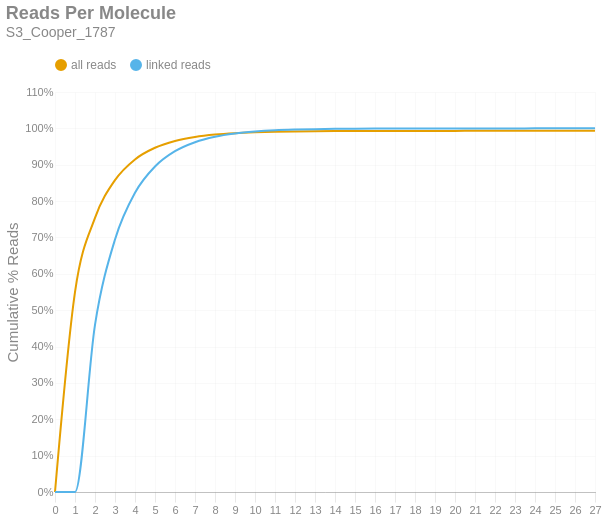

This figure's notebook cell:
### Markdown cell above
### Reads per Molecule
This chart shows the cumulative distribution of the number of reads per linked molecule. That is, how many alignments are associated with a unique molecule. This excludes the number of reads associated with invalid or absent linked-read barcodes. The `linked` histogram is the percentages recalculated when disregarding singletons.

### Code cell
if SKIPLR:
    print_html(f"Skipped")
else:
    counts = np.bincount(valids['reads'].cast(pl.Int64).to_numpy())
    weighted = counts * np.arange(len(counts))
    all_perc = weighted / n_reads
    linked_perc = weighted / n_linked_reads
    linked_perc[1] = 0
    binned_df = pl.DataFrame({
        'readsper': list(range(len(counts))),
        'all reads (cumsum)': np.cumsum(all_perc).tolist(),
        'linked reads (cumsum)': np.cumsum(linked_perc).tolist(),
    })

    with SafeRender(binned_df):
        (
            density_plot(binned_df, 'Reads Per Molecule', samplename, 'readspmol')
            .encode(
                x=alt.X('readsper:O', title=None).axis(labelAngle=0).scale(padding=0),
                y=alt.Y('value:Q', title='Cumulative % Reads').axis(format='%').stack(False),
                color=alt.Color("key:N").scale(domain=["all reads", "linked reads"]),
                tooltip=[
                    alt.Tooltip("key:N", title="Data Type"),
                    alt.Tooltip("readsper:O", title="Reads Per Molecule"),
                    alt.Tooltip("value:Q", format=".2%", title="% Reads (Cum.)")
                ]            
            )
        ).display()

### Figure 1 — Vega-Lite specification as saved in the notebook (floating-point values rounded to 4 significant figures)
{"width": "container", "height": 400, "config": {"title": {"anchor": "start", "dy": -15, "fontSize": 18, "color": "#888888", "subtitleColor": "#888888", "subtitleFontSize": 14}, "arc": {"fill": "#0072B2"}, "axis": {"domainColor": "#888888", "domainWidth": 0.5, "gridWidth": 0.2, "grid": false, "titleFontWeight": 400, "titleFontSize": 15, "labelFontSize": 11, "labelColor": "#888888", "tickColor": "#888888", "tickWidth": 0.2, "titleColor": "#888888"}, "axisBand": {"grid": false}, "axisX": {"grid": true, "tickSize": 10, "domainCap": "round"}, "axisY": {"domain": false, "grid": true, "tickSize": 0, "domainCap": "round"}, "background": "transparent", "header": {"labelFontSize": 15, "labelColor": "#888888", "titleFontSize": 15, "titleFontWeight": 600, "titleColor": "#888888"}, "legend": {"labelFont": "sans-serif", "labelFontSize": 12, "labelColor": "#888888", "symbolSize": 100, "symbolType": "circle", "titleFontSize": 12, "titlePadding": 10, "titleColor": "#888888", "title": null, "orient": "top"}, "range": {"category": ["#E69F00", "#56B4E9", "#009E73", "#F0E442", "#0072B2", "#D55E00", "#CC79A7", "#000000"], "diverging": ["#cfe8f3", "#a2d4ec", "#73bfe2", "#46abdb", "#1696d2", "#12719e"]}, "area": {"fill": "#0072B2", "fillOpacity": 0.7, "line": true, "strokeOpacity": 0.7}, "line": {"color": "#0072B2", "stroke": "#0072B2", "strokeWidth": 2}, "trail": {"color": "#0072B2", "stroke": "#0072B2", "strokeWidth": 0, "size": 1}, "point": {"filled": true, "fillOpacity": 1.0, "size": 95}, "text": {"color": "#888888", "fontSize": 11, "align": "right", "fontWeight": 400, "size": 11}, "bar": {"fill": "#0072B2", "stroke": null}, "view": {"stroke": null, "continuousWidth": 660, "continuousHeight": 400}}, "data": {"name": "data-9d89fdf1112e520242f9084ef3758ff4"}, "mark": {"type": "line", "interpolate": "monotone", "point": {"opacity": 0, "size": 275}}, "encoding": {"color": {"field": "key", "scale": {"domain": ["all reads", "linked reads"]}, "type": "nominal"}, "tooltip": [{"field": "key", "title": "Data Type", "type": "nominal"}, {"field": "readsper", "title": "Reads Per Molecule", "type": "ordinal"}, {"field": "value", "format": ".2%", "title": "% Reads (Cum.)", "type": "quantitative"}], "x": {"axis": {"labelAngle": 0}, "field": "readsper", "scale": {"padding": 0}, "title": null, "type": "ordinal"}, "y": {"axis": {"format": "%"}, "field": "value", "stack": false, "title": "Cumulative % Reads", "type": "quantitative"}}, "params": [{"name": "param_c36ac31b6afebe62", "select": {"type": "point", "fields": ["key"]}, "bind": "legend"}], "title": {"text": "Reads Per Molecule", "subtitle": "S3_Cooper_1787"}, "transform": [{"fold": ["all reads (cumsum)", "linked reads (cumsum)"]}, {"calculate": "replace(datum.key, ' (cumsum)', '')", "as": "key"}, {"filter": {"param": "param_c36ac31b6afebe62"}}], "usermeta": {"embedOptions": {"downloadFileName": "S3_Cooper_1787.readspmol"}}, "$schema": "https://vega.github.io/schema/vega-lite/v6.1.0.json", "datasets": {"data-9d89fdf1112e520242f9084ef3758ff4": [{"readsper": 0, "all reads (cumsum)": 0.0, "linked reads (cumsum)": 0.0}, {"readsper": 1, "all reads (cumsum)": 0.5499, "linked reads (cumsum)": 0.0}, {"readsper": 2, "all reads (cumsum)": 0.7537, "linked reads (cumsum)": 0.4597}, {"readsper": 3, "all reads (cumsum)": 0.8577, "linked reads (cumsum)": 0.6943}, {"readsper": 4, "all reads (cumsum)": 0.9146, "linked reads (cumsum)": 0.8228}, {"readsper": 5, "all reads (cumsum)": 0.9466, "linked reads (cumsum)": 0.895}, {"readsper": 6, "all reads (cumsum)": 0.9653, "linked reads (cumsum)": 0.9372}, {"readsper": 7, "all reads (cumsum)": 0.9763, "linked reads (cumsum)": 0.962}, {"readsper": 8, "all reads (cumsum)": 0.9829, "linked reads (cumsum)": 0.977}, {"readsper": 9, "all reads (cumsum)": 0.9869, "linked reads (cumsum)": 0.9858}, {"readsper": 10, "all reads (cumsum)": 0.9892, "linked reads (cumsum)": 0.9912}, {"readsper": 11, "all reads (cumsum)": 0.9908, "linked reads (cumsum)": 0.9946}, {"readsper": 12, "all reads (cumsum)": 0.9916, "linked reads (cumsum)": 0.9966}, {"readsper": 13, "all reads (cumsum)": 0.9922, "linked reads (cumsum)": 0.9979}, {"readsper": 14, "all reads (cumsum)": 0.9926, "linked reads (cumsum)": 0.9987}, {"readsper": 15, "all reads (cumsum)": 0.9928, "linked reads (cumsum)": 0.9992}, {"readsper": 16, "all reads (cumsum)": 0.9929, "linked reads (cumsum)": 0.9994}, {"readsper": 17, "all reads (cumsum)": 0.993, "linked reads (cumsum)": 0.9996}, {"readsper": 18, "all reads (cumsum)": 0.993, "linked reads (cumsum)": 0.9997}, {"readsper": 19, "all reads (cumsum)": 0.9931, "linked reads (cumsum)": 0.9998}, {"readsper": 20, "all reads (cumsum)": 0.9931, "linked reads (cumsum)": 0.9999}, {"readsper": 21, "all reads (cumsum)": 0.9931, "linked reads (cumsum)": 0.9999}, {"readsper": 22, "all reads (cumsum)": 0.9931, "linked reads (cumsum)": 0.9999}, {"readsper": 23, "all reads (cumsum)": 0.9931, "linked reads (cumsum)": 1.0}, {"readsper": 24, "all reads (cumsum)": 0.9931, "linked reads (cumsum)": 1.0}, {"readsper": 25, "all reads (cumsum)": 0.9931, "linked reads (cumsum)": 1.0}, {"readsper": 26, "all reads (cumsum)": 0.9931, "linked reads (cumsum)": 1.0}, {"readsper": 27, "all reads (cumsum)": 0.9931, "linked reads (cumsum)": 1.0}]}}
